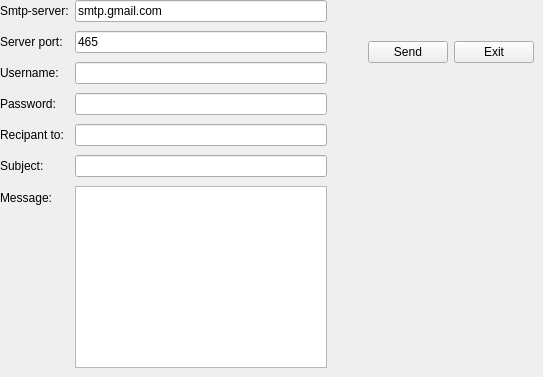
     <widget class="QWidget" name="tab_15">
      <attribute name="title">
       <string>mailing</string>
      </attribute>
      <widget class="QWidget" name="layoutWidget">
       <property name="geometry">
        <rect>
         <x>0</x>
         <y>0</y>
         <width>327</width>
         <height>368</height>
        </rect>
       </property>
       <layout class="QFormLayout" name="formLayout">
        <property name="fieldGrowthPolicy">
         <enum>QFormLayout::ExpandingFieldsGrow</enum>
        </property>
        <property name="rowWrapPolicy">
         <enum>QFormLayout::WrapLongRows</enum>
        </property>
        <property name="verticalSpacing">
         <number>9</number>
        </property>
        <item row="0" column="0">
         <widget class="QLabel" name="label_25">
          <property name="text">
           <string>Smtp-server:</string>
          </property>
         </widget>
        </item>
        <item row="1" column="0">
         <widget class="QLabel" name="label_26">
          <property name="text">
           <string>Server port:</string>
          </property>
         </widget>
        </item>
        <item row="2" column="0">
         <widget class="QLabel" name="label_27">
          <property name="text">
           <string>Username:</string>
          </property>
         </widget>
        </item>
        <item row="3" column="0">
         <widget class="QLabel" name="label_28">
          <property name="text">
           <string>Password:</string>
          </property>
         </widget>
        </item>
        <item row="4" column="0">
         <widget class="QLabel" name="label_29">
          <property name="text">
           <string>Recipant to:</string>
          </property>
         </widget>
        </item>
        <item row="5" column="0">
         <widget class="QLabel" name="label_30">
          <property name="text">
           <string>Subject:</string>
          </property>
         </widget>
        </item>
        <item row="6" column="0">
         <widget class="QLabel" name="label_31">
          <property name="text">
           <string>Message:</string>
          </property>
         </widget>
        </item>
        <item row="0" column="1">
         <widget class="QLineEdit" name="server">
          <property name="text">
           <string>smtp.gmail.com</string>
          </property>
         </widget>
        </item>
        <item row="1" column="1">
         <widget class="QLineEdit" name="port">
          <property name="text">
           <string>465</string>
          </property>
         </widget>
        </item>
        <item row="2" column="1">
         <widget class="QLineEdit" name="uname"/>
        </item>
        <item row="3" column="1">
         <widget class="QLineEdit" name="paswd">
          <property name="inputMask">
           <string/>
          </property>
          <property name="echoMode">
           <enum>QLineEdit::Password</enum>
          </property>
         </widget>
        </item>
        <item row="4" column="1">
         <widget class="QLineEdit" name="rcpt"/>
        </item>
        <item row="5" column="1">
         <widget class="QLineEdit" name="subject"/>
        </item>
        <item row="6" column="1">
         <widget class="QPlainTextEdit" name="msg"/>
        </item>
       </layout>
      </widget>
      <widget class="QWidget" name="layoutWidget_2">
       <property name="geometry">
        <rect>
         <x>330</x>
         <y>40</y>
         <width>204</width>
         <height>25</height>
        </rect>
       </property>
       <layout class="QHBoxLayout" name="horizontalLayout">
        <item>
         <spacer name="horizontalSpacer">
          <property name="orientation">
           <enum>Qt::Horizontal</enum>
          </property>
          <property name="sizeHint" stdset="0">
           <size>
            <width>40</width>
            <height>20</height>
           </size>
          </property>
         </spacer>
        </item>
        <item>
         <widget class="QPushButton" name="sendBtn">
          <property name="text">
           <string>Send</string>
          </property>
         </widget>
        </item>
        <item>
         <widget class="QPushButton" name="exitBtn">
          <property name="text">
           <string>Exit</string>
          </property>
         </widget>
        </item>
       </layout>
      </widget>
     </widget>
